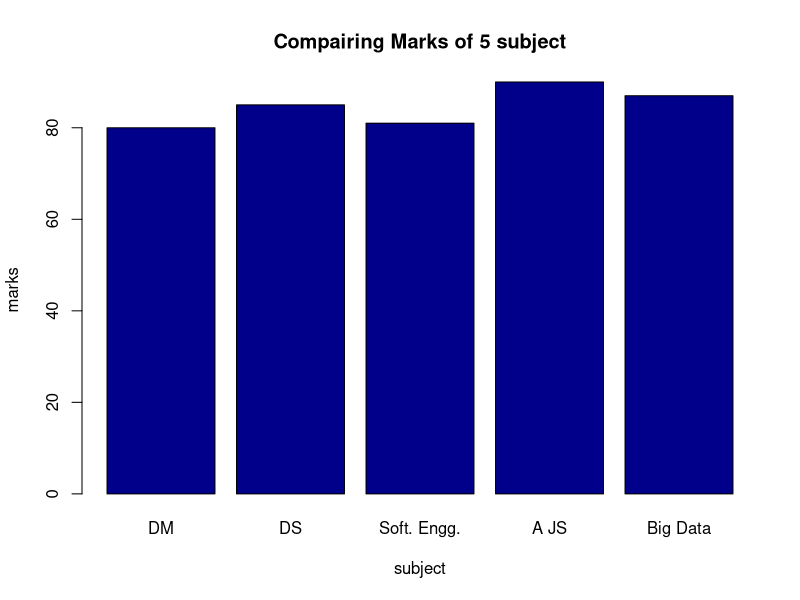

The R source for this figure:
#Write an R program to create a simple bar plot of five subject's marks

marks = c(80,85,81,90,87)
barplot(marks,
        main = "Compairing Marks of 5 subject",
        xlab = "subject",
        ylab = "marks",
        names.arg = c("DM","DS","Soft. Engg.","A JS","Big Data"),
        col = "darkblue",
        horiz = FALSE)